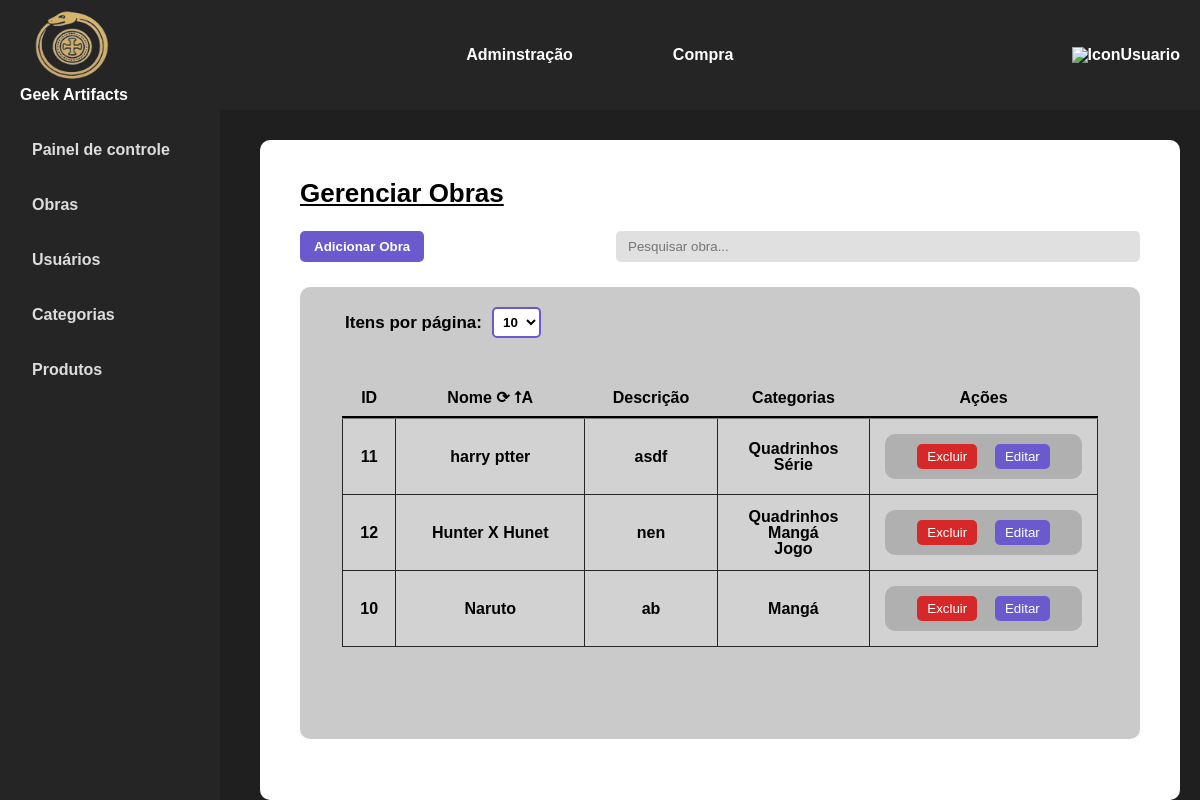
The page /gerenciar/obra/listar.php?ordem=nome_obra&direcao=ASC&itens=10 (signed in) on the database its author committed.
### tables this page shows
create table tbObra (

	id_obra int auto_increment,
    nome_obra varchar(80),
    descricao_obra varchar(255),
    
    constraint pk_tbObra primary key (id_obra),
    constraint un_NomeObra_tbUsuario unique (nome_obra)

);

create table tbCategoria (

	id_categoria int auto_increment,
    nome_categoria varchar(50) not null,
    imagem_categoria varchar(255) NOT NULL DEFAULT 'sem_imagem.png',
    
    constraint pk_tbCategoria primary key (id_categoria),
    constraint un_NomeCategoria_tbCategoria unique (nome_categoria)

);

### src/repositorio/ObraRepositorio.php (called while the page is built, shortened)
<?php
require_once __DIR__.'/../modelo/Obra.php';
class ObraRepositorio {
    private PDO $pdo;
    public function __construct($pdo) {
        $this->pdo = $pdo;
    }
    public function makeObject(array $atributos) : Obra {
        $id = $atributos['id_obra'];
        $obra = new Obra(
            isset($id) ? (int) $id : null,
            $atributos['nome_obra'],
            $atributos['descricao_obra']
        );
        return $obra;
    }
    public function findById(int $id): ?Obra {
        $sql = 'select tbObra.* from tbObra where id_obra = ? limit 1';
        $stmt = $this->pdo->prepare($sql);
        $stmt->bindValue(1, $id);
        $stmt->execute();
        $atributos = $stmt->fetch(PDO::FETCH_ASSOC);
        $obra = $atributos ? $this->makeObject($atributos) : null;
        return $obra;
    }
    public function listarPaginado(int $limite, int $offset, ?string $ordem = null, ?string $direcao = 'ASC'): array {
        $colunasPermitidas = ['nome_obra'];
        $sql = 'SELECT tbObra.* FROM tbObra';
        if ($ordem !== null && in_array(strtolower($ordem), array_map('strtolower', $colunasPermitidas))) {
            $direcao = strtoupper($direcao) === 'DESC' ? 'DESC' : 'ASC';
            $sql .= " ORDER BY {$ordem} {$direcao}";
        }
        $sql .= " LIMIT ? OFFSET ?";
        $stmt = $this->pdo->prepare($sql);
        $stmt->bindValue(1, $limite, PDO::PARAM_INT);
        $stmt->bindValue(2, $offset, PDO::PARAM_INT);
        $stmt->execute();
        $resultadoConsulta = $stmt->fetchAll(PDO::FETCH_ASSOC);
        $arrayCategorias = array_map(fn($linhaConsulta) => $this->makeObject($linhaConsulta), $resultadoConsulta);
        return $arrayCategorias;
    }
}

### src/modelo/Obra.php (called while the page is built)
<?php
class Obra
{
    private ?int $id;
    private string $nome;
    private string $descricao;
    public function __construct(?int $id, string $nome, string $descricao) {
        $this->id = $id;
        $this->nome = $nome;
        $this->descricao = $descricao;
    }
    public function getId(): ?int
    {
        return $this->id;
    }
    public function getNome(): string
    {
        return $this->nome;
    }
    public function getDescricao(): string
    {
        return $this->descricao;
    }
}

### src/repositorio/ObraCategoriaRepositorio.php (called while the page is built, shortened)
<?php
require_once __DIR__.'/ObraRepositorio.php';
require_once __DIR__.'/CategoriaRepositorio.php';
class ObraCategoriaRepositorio {
    private PDO $pdo;
    private ObraRepositorio $obraRepo;
    private CategoriaRepositorio $categoriaRepo;
    public function __construct($pdo, ObraRepositorio $obraRepo, CategoriaRepositorio $categoriaRepo) {
        $this->pdo = $pdo;
        $this->obraRepo = $obraRepo;
        $this->categoriaRepo = $categoriaRepo;
    }
    public function makeObject(array $atributos) : ObraCategoria {
        $obraCategoria = new ObraCategoria(
            $this->obraRepo->findById($atributos['id_obra']),
            $this->categoriaRepo->findById($atributos['id_categoria'])
        );
        return $obraCategoria;
    }
    public function listByObra(Obra $obra) : ?array {
        $sql = 'select tbObraCategoria.* from tbObraCategoria where id_obra = ?';
        $stmt = $this->pdo->prepare($sql);
        $stmt->bindValue(1, $obra->getId());
        $stmt->execute();
        $resultadoConsulta = $stmt->fetchAll(PDO::FETCH_ASSOC);
        $objetos = array_map(fn($linhaConsulta) => $this->makeObject($linhaConsulta), $resultadoConsulta);
        return $objetos;
    }
}

### src/repositorio/CategoriaRepositorio.php (called while the page is built, shortened)
<?php
class CategoriaRepositorio {
    private PDO $pdo;
    public function __construct($pdo) {
        $this->pdo = $pdo;
    }
    public function makeObject(array $atributos) : Categoria {
        $id = $atributos['id_categoria'];
        $categoria = new Categoria(
            isset($id) ? (int) $id : null,
            $atributos['nome_categoria'],
            $atributos['imagem_categoria'] ?? null
        );
        return $categoria;
    }
    public function findById(int $id): ?Categoria {
        $sql = 'select tbCategoria.* from tbCategoria where id_categoria = ? limit 1';
        $stmt = $this->pdo->prepare($sql);
        $stmt->bindValue(1, $id);
        $stmt->execute();
        $atributos = $stmt->fetch(PDO::FETCH_ASSOC);
        $categoria = $atributos ? $this->makeObject($atributos) : null;
        return $categoria;
    }
}

### gerenciar/obra/listar.php (the view, shortened to what this page needs)
<?php
    require DIR_PROJETOWEB . 'src/repositorio/ObraRepositorio.php';
    require DIR_PROJETOWEB . 'src/repositorio/CategoriaRepositorio.php';
    require DIR_PROJETOWEB . 'src/repositorio/ObraCategoriaRepositorio.php';
    $categoriaRepo = new CategoriaRepositorio($pdo);
    $obraRepo = new ObraRepositorio($pdo);
    $obraCategoriaRepo = new ObraCategoriaRepositorio(
        $pdo,
        $obraRepo,
        $categoriaRepo
    );
    $itens_por_pagina = $_GET['itens'] ?? 10;
    $pagina_atual = $_GET['pagina'] ?? 1;
    $offset = ($pagina_atual - 1) * $itens_por_pagina;
    $ordem = $_GET['ordem'] ?? null;
    $direcao = $_GET['direcao'] ?? 'ASC';
    $obras = $obraRepo->listarPaginado($itens_por_pagina, $offset, $ordem, $direcao);
?>
<!DOCTYPE html>
<html lang="pt-br">
<head>
    <link rel="stylesheet" href="/projeto_web1/css/reset.css">
    <link rel="stylesheet" href="/projeto_web1/css/dashboard.css">
    <link rel="stylesheet" href="/projeto_web1/css/listar.css">
</head>
<body>
    <?php include_once DIR_PROJETOWEB . '/reutilizar/header.php' ?>
    <?php include DIR_PROJETOWEB . '/reutilizar/asidemenu.php'?>
    <div class="container-listar">
        <h1>Gerenciar Obras</h1>
        <div class="container-topo">
            <a href="form.php"><button class="botao-adicionar">Adicionar Obra</button></a>
            <div class="barra-pesquisar">
                <input type="text" placeholder="Pesquisar obra...">
            </div>
        </div>
        <section class="container-tabela">
            <div class="numero-paginacao">
                <form method="GET" style="display: flex; gap: 10px; align-items: center;">
                    <label>Itens por página:</label>
                    <select name="itens" onchange="this.form.submit()" style="padding: 5px;">
                        <option value="10" <?= $itens_por_pagina == 10 ? 'selected' : '' ?>>10</option>
                    </select>
                </form>
            </div>
            <table>
                <thead>
                    <tr>
                        <th>ID</th>
                        <th>
                            <div class="nomeColuna">
                                <a href="?ordem=nome_obra&direcao=<?= $ordem == 'nome_obra' && $direcao == 'ASC' ? 'DESC' : 'ASC' ?>&itens=<?= $itens_por_pagina ?>">
                                Nome ⟳
                                <?php if($ordem == 'nome_obra'): ?>
                                    <?= $direcao == 'ASC' ? '⭡A' : '⭣Z' ?>
                                <?php endif; ?>
                                </a>
                            </div>
                        </th>
                        <th>Descrição</th>
                        <th>Categorias</th>
                        <th>Ações</th>
                    </tr>
                </thead>
                <tbody>
                    <?php foreach ($obras as $obra): ?>
                        <tr>
                            <td><?= htmlspecialchars($obra->getId()) ?></td>
                            <td><?= htmlspecialchars($obra->getNome()) ?></td>
                            <td><?= htmlspecialchars($obra->getDescricao()) ?></td>
                            <td>
                                <ul>
                                    <?php
                                        $relacionamentos = $obraCategoriaRepo->listByObra($obra);
                                        if(isset($relacionamentos)):
                                    ?>
                                    <?php foreach($relacionamentos as $relacionamento): ?>
                                        <li><?=htmlspecialchars($relacionamento->getCategoria()->getNome())?></li>
                                    <?php endforeach; ?>
                                    <?php else: ?>
                                        Nenhuma Categoria
                                    <?php endif;?>
                                </ul>
                            </td>
                            <td>
                                <div class="td-acoes">
                                    <form action="excluir.php" method="post">
                                        <input type="submit" class="botao-excluir" value="Excluir">
                                    </form>
                                    <form action="form.php" method="post">
                                        <input type="submit" class="botao-editar" value="Editar">
                                    </form>
                                </div>
                            </td>
                        </tr>
                    <?php endforeach; ?>
                </tbody>
            </table>
            <div class="container-paginacao">
            </div>
        </section>
    </div>
</body>
</html>

### css/dashboard.css (style rules this page uses)
body { font-family: Arial, sans-serif; background-color: #1f1f1f; margin: 0; padding: 0; color: white; }

### css/listar.css (style rules this page uses)
.container-listar { background-color: #fff; box-sizing: border-box; margin-top: 140px; margin-left: 260px; margin-right: 40px; border-radius: 10px; padding: 40px; font-family: Arial, sans-serif; font-weight: bold; min-height: calc(100vh - 140px); width: calc(100% - 280px); }
.container-listar h1 { color: #000; font-size: 26px; font-weight: bold; margin-bottom: 25px; text-decoration: underline; }
.container-listar .container-topo { display: flex; flex-direction: row; justify-content: space-between; width: 100%; margin: 25px 0; }
.barra-pesquisar input { background-color: #e0e0e0; border: none; outline: none; border-radius: 5px; padding: 8px 12px; width: 500px; }
.botao-adicionar { background-color: #6a5acd; color: white; font-weight: bold; border: none; border-radius: 5px; padding: 8px 14px; cursor: pointer; }
.container-tabela { background-color: #cacaca; border-radius: 10px; color: #000; overflow: hidden; }
.container-tabela table { width: 90%; margin: 5% 0; justify-self: center; }
thead tr { border-bottom: 3px groove #272727; }
thead th { text-align: center; }
tbody td { border: 1px groove #272727; background-color: #d3d2d2; }
th, td { padding: 10px; text-align: center; vertical-align: middle; }
.td-acoes { display: flex; flex-direction: row; gap: 10%; margin: 5px; border-radius: 10px; padding: 10px; background-color: #b1b0b0; justify-content: center; }
.botao-editar { background-color: #6a5acd; color: white; border: none; padding: 5px 10px; border-radius: 5px; cursor: pointer; }
.botao-excluir { background-color: #d62828; color: white; border: none; padding: 5px 10px; border-radius: 5px; cursor: pointer; }
.numero-paginacao { margin-left: 45px; margin-top: 20px; font-size: 17px; }
.numero-paginacao { margin-left: 45px; margin-top: 20px; margin-bottom: 15px; font-size: 17px; }
.numero-paginacao form { display: flex; gap: 10px; align-items: center; }
.numero-paginacao label { font-weight: bold; color: #000; }
.numero-paginacao select { padding: 5px 10px; border: 2px solid #6a5acd; border-radius: 5px; background-color: #fff; cursor: pointer; font-weight: bold; }
.container-paginacao { display: flex; flex-direction: column; justify-content: center; align-items: center; margin-top: 20px; margin-bottom: 20px; padding: 15px; }
.nomeColuna a { text-decoration: none; color: black; }
thead th a { text-decoration: none; color: black; }

### rows shown on the page
tbobra: id_obra "11", nome_obra "harry ptter", descricao_obra "asdf"
tbcategoria: nome_categoria "Quadrinhos"
tbcategoria: nome_categoria "Série"
tbobra: id_obra "12", nome_obra "Hunter X Hunet", descricao_obra "nen"
tbcategoria: nome_categoria "Mangá"
tbcategoria: nome_categoria "Jogo"
tbobra: id_obra "10", nome_obra "Naruto", descricao_obra "ab"
